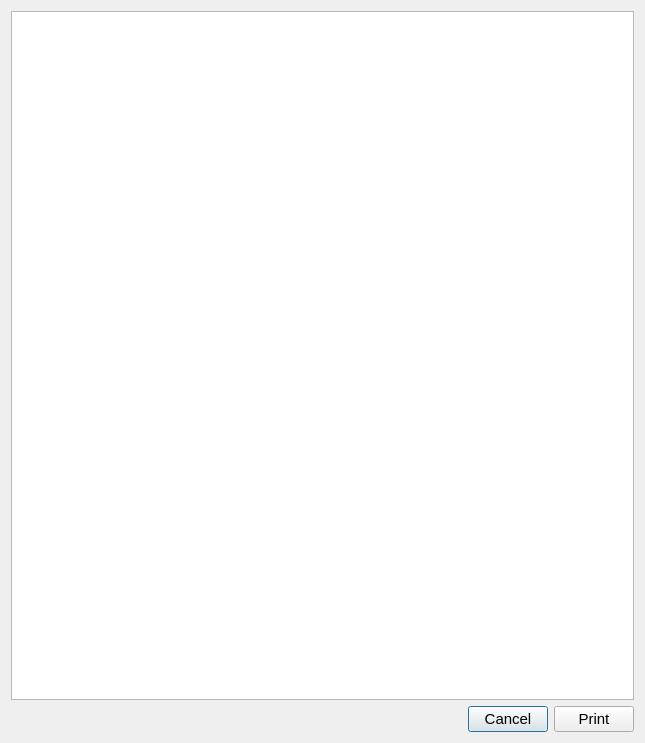
<ui version="4.0" >
 <class>dlgPrint</class>
 <widget class="QDialog" name="dlgPrint" >
  <property name="geometry" >
   <rect>
    <x>0</x>
    <y>0</y>
    <width>645</width>
    <height>743</height>
   </rect>
  </property>
  <property name="font" >
   <font>
    <pointsize>11</pointsize>
   </font>
  </property>
  <property name="windowTitle" >
   <string>Print</string>
  </property>
  <property name="windowIcon" >
   <iconset>Images/Icons/Print.png</iconset>
  </property>
  <property name="modal" >
   <bool>true</bool>
  </property>
  <layout class="QGridLayout" >
   <item row="0" column="0" >
    <layout class="QGridLayout" >
     <item row="0" column="0" colspan="3" >
      <widget class="QTextEdit" name="paperview" >
       <property name="font" >
        <font>
         <pointsize>11</pointsize>
        </font>
       </property>
       <property name="readOnly" >
        <bool>true</bool>
       </property>
      </widget>
     </item>
     <item row="1" column="0" >
      <spacer>
       <property name="orientation" >
        <enum>Qt::Horizontal</enum>
       </property>
       <property name="sizeHint" >
        <size>
         <width>451</width>
         <height>20</height>
        </size>
       </property>
      </spacer>
     </item>
     <item row="1" column="1" >
      <widget class="QPushButton" name="pbCancel" >
       <property name="text" >
        <string>Cancel</string>
       </property>
      </widget>
     </item>
     <item row="1" column="2" >
      <widget class="QPushButton" name="pbPrint" >
       <property name="text" >
        <string>Print</string>
       </property>
      </widget>
     </item>
    </layout>
   </item>
  </layout>
 </widget>
 <resources/>
 <connections/>
</ui>
